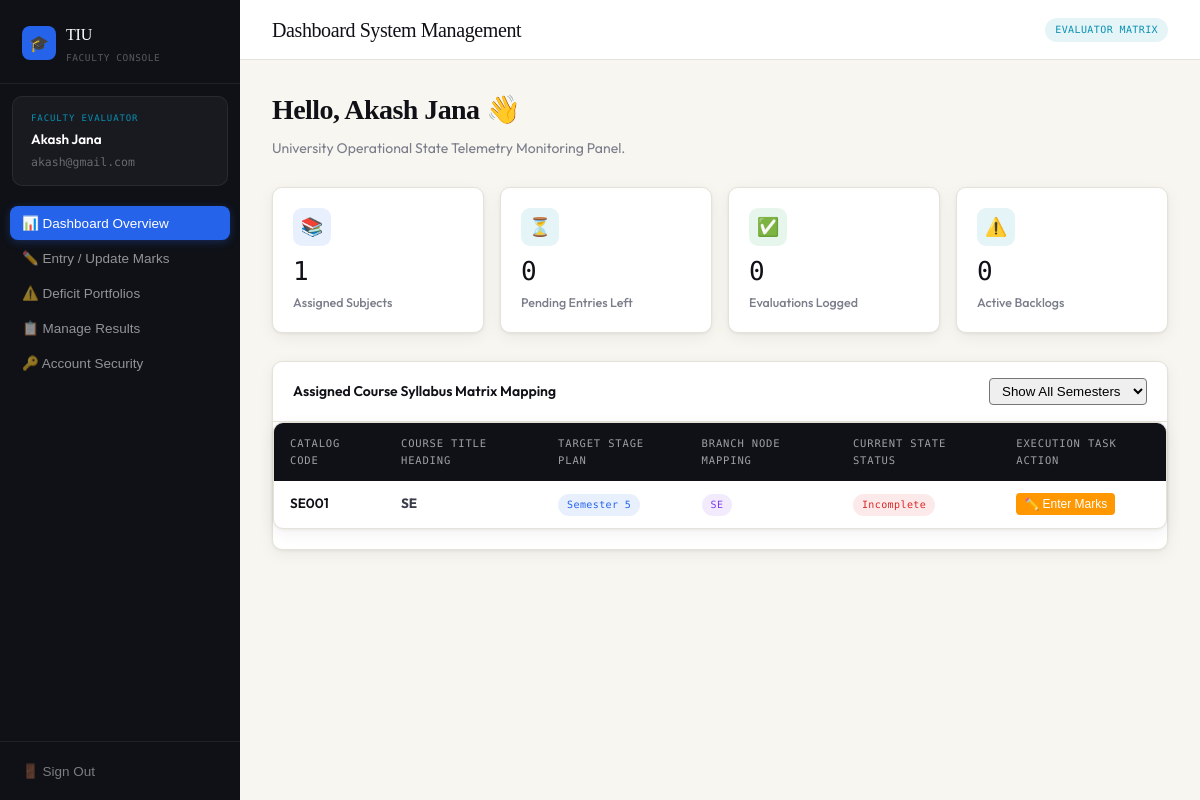
The page /faculty_dashboard (signed in) on the database its author committed.
### models.py (models this page shows, shortened)
class Faculty(db.Model):
    __tablename__ = "faculty"
    faculty_id       = db.Column(db.Integer, primary_key=True, autoincrement=True)
    faculty_name     = db.Column(db.String,  nullable=False)
    faculty_email    = db.Column(db.String,  nullable=False, unique=True)
    faculty_password = db.Column(db.String,  nullable=False)   # bcrypt hash
    department       = db.Column(db.String,  nullable=False)
    designation      = db.Column(db.String,  nullable=True)
    is_active        = db.Column(db.Boolean, nullable=False, default=True)
    date_created     = db.Column(db.Date,    nullable=False, default=func.current_date())
    subjects = db.relationship('Subject', secondary=faculty_subject_association,
                                backref='faculty_members', lazy=True)
    marks    = db.relationship('Mark',    backref='faculty', lazy=True)
    backlogs = db.relationship('Backlog', backref='faculty', lazy=True)

class Subject(db.Model):
    __tablename__ = "subject"
    subject_id   = db.Column(db.Integer, primary_key=True, autoincrement=True)
    subject_code = db.Column(db.String,  nullable=False, unique=True)
    subject_name = db.Column(db.String,  nullable=False)
    branch       = db.Column(db.String,  nullable=False)
    semester     = db.Column(db.Integer, nullable=False)
    credits      = db.Column(db.Integer, nullable=False)
    is_active    = db.Column(db.Boolean, nullable=False, default=True)
    marks    = db.relationship('Mark',          backref='subject', lazy=True)
    backlogs = db.relationship('Backlog',        backref='subject', lazy=True)
    details  = db.relationship('ResultDetail',   backref='subject', lazy=True)

### controllers/faculty_controllers.py (the view, shortened to what this page needs)
@app.route("/faculty_dashboard", methods=["GET"])
def faculty_dashboard():
    faculty = get_logged_faculty()
    if not faculty:
        return redirect(url_for("login"))
    assigned_subjects = []
    unique_semesters = set()
    for s in faculty.subjects:
        unique_semesters.add(s.semester)
        students_count = Student.query.filter_by(branch=s.branch).count()
        entered_count = Mark.query.filter_by(subject_id=s.subject_id, semester=s.semester).count()
        is_complete = entered_count >= students_count if students_count > 0 else False
        assigned_subjects.append({
            "id": s.subject_id,
            "code": s.subject_code,
            "name": s.subject_name,
            "semester": s.semester,
            "branch": s.branch,
            "status": "Complete" if is_complete else "Incomplete"
        })
    total_pending_entries = 0
    for subj in faculty.subjects:
        students = Student.query.filter_by(branch=subj.branch).all()
    evaluations_logged = Mark.query.filter_by(faculty_id=faculty.faculty_id).count()
    assigned_sub_ids = [s.subject_id for s in faculty.subjects]
    active_backlogs = Backlog.query.filter(
        Backlog.subject_id.in_(assigned_sub_ids) if assigned_sub_ids else False,
        Backlog.status == "ACTIVE"
    ).count()
    metrics = {
        "total_subjects": len(faculty.subjects),
        "evaluations_logged": evaluations_logged,
        "active_backlogs": active_backlogs,
        "pending_marks_count": total_pending_entries
    }
    return render_template(
        "faculty.html",
        faculty=faculty,
        assigned_subjects=assigned_subjects,
        unique_semesters=sorted(list(unique_semesters)),
        metrics=metrics
    )

### controllers/faculty_controllers.py (called while the page is built)
def get_logged_faculty():
    if "role" in session and session["role"] == "faculty" and "email" in session:
        return Faculty.query.filter_by(faculty_email=session.get("email")).first()
    return None

### templates/faculty.html (shortened to what this page needs)
<!DOCTYPE html>
<html lang="en">
<head>
  <link rel="stylesheet" href="/static/global.css">
</head>
<body>
  <div id="screen-app">
    <aside class="sidebar">
      <div class="sidebar-logo">
        <div class="logo-row">
          <div class="logo-icon">🎓</div>
          <div>
            <div class="logo-text">TIU</div>
            <div class="logo-sub">Faculty Console</div>
          </div>
        </div>
      </div>
      <div class="sidebar-user">
        <div class="user-role" style="color: var(--faculty-c)">FACULTY EVALUATOR</div>
        <div class="user-name">{{ faculty.faculty_name }}</div>
        <div class="user-email">{{ faculty.faculty_email }}</div>
      </div>
      <nav class="sidebar-nav">
        <button class="nav-item active" id="nav-dashboard" onclick="switchView('dashboard')">📊 Dashboard Overview</button>
        <button class="nav-item" id="nav-marks" onclick="switchView('marks')">✏️ Entry / Update Marks</button>
        <button class="nav-item" id="nav-backlogs" onclick="switchView('backlogs')">⚠️ Deficit Portfolios</button>
        <button class="nav-item" id="nav-results" onclick="switchView('results')">📋 Manage Results</button>
        <button class="nav-item" id="nav-password" onclick="switchView('password')">🔑 Account Security</button>
      </nav>
      <div class="sidebar-footer">
        <button class="btn-logout" onclick="window.location.href='/logout'">🚪 Sign Out</button>
      </div>
    </aside>
    <main class="main-content">
      <div class="topbar">
        <div class="topbar-title" id="pageTitle">Dashboard System Management</div>
        <div class="topbar-right"><span class="topbar-badge badge-faculty">EVALUATOR MATRIX</span></div>
      </div>
      <div class="page-body">
        <section id="view-dashboard" class="workspace-view active-view">
          <div class="dashboard-welcome">
            <h2>Hello, {{ faculty.faculty_name }} 👋</h2>
            <p>University Operational State Telemetry Monitoring Panel.</p>
          </div>
          <div class="stat-grid">
            <div class="stat-card"><div class="stat-icon si-blue">📚</div><div class="stat-value">{{ metrics.total_subjects }}</div><div class="stat-label">Assigned Subjects</div></div>
            <div class="stat-card"><div class="stat-icon si-teal">⏳</div><div class="stat-value">{{ metrics.pending_marks_count }}</div><div class="stat-label">Pending Entries Left</div></div>
            <div class="stat-card"><div class="stat-icon si-green">✅</div><div class="stat-value">{{ metrics.evaluations_logged }}</div><div class="stat-label">Evaluations Logged</div></div>
            <div class="stat-card"><div class="stat-icon si-teal">⚠️</div><div class="stat-value">{{ metrics.active_backlogs }}</div><div class="stat-label">Active Backlogs</div></div>
          </div>
          <div class="card" style="margin-top: 20px;">
            <div class="card-header" style="display:flex; justify-content:space-between; align-items:center;">
              <span>Assigned Course Syllabus Matrix Mapping</span>
              <select id="dashboardSemesterFilter" onchange="filterDashboardSubjects()" style="padding:4px 8px; border-radius:4px;">
                <option value="ALL">Show All Semesters</option>
              </select>
            </div>
            <div class="card-body" style="padding:0;">
              <div class="table-wrap">
                <table>
                  <thead><tr><th>Catalog Code</th><th>Course Title Heading</th><th>Target Stage Plan</th><th>Branch Node Mapping</th><th>Current State Status</th><th>Execution Task Action</th></tr></thead>
                  <tbody id="dashboardSubjectsBody">
                    {% for sub in assigned_subjects %}
                    <tr data-semester="{{ sub.semester }}">
                      <td class="td-bold">{{ sub.code }}</td>
                      <td><strong>{{ sub.name }}</strong></td>
                      <td><span class="badge b-blue">Semester {{ sub.semester }}</span></td>
                      <td><span class="badge b-purple">{{ sub.branch }}</span></td>
                      <td><span class="badge {% if sub.status == 'Complete' %}b-green{% else %}b-red{% endif %}">{{ sub.status }}</span></td>
                      <td>
                        <button class="btn-sm {% if sub.status == 'Complete' %}btn-complete{% else %}btn-incomplete{% endif %}"
                                onclick="directEntryFromDashboard({{ sub.id }}, {{ sub.semester }})">
                          {% if sub.status == 'Complete' %}🔄 Update{% else %}✏️ Enter Marks{% endif %}
                        </button>
                      </td>
                    </tr>
                    {% else %}
                    <tr><td colspan="6" style="text-align:center; padding:16px; color:var(--ink3);">No courses currently mapped to your credentials profile.</td></tr>
                    {% endfor %}
                  </tbody>
                </table>
              </div>
            </div>
          </div>
        </section>
      </div>
    </main>
  </div>
</body>
</html>

### templates/faculty.html (style rules this page uses)
.workspace-view { display: none; }
.workspace-view.active-view { display: block; }
.btn-sm { padding: 4px 8px; font-size: 12px; border-radius: 4px; cursor: pointer; border: none; }
.btn-incomplete { background-color: #ff9800; color: white; }

### rows shown on the page
Faculty: faculty_name "Akash Jana", faculty_email "akash@gmail.com"
Subject: code "SE001", name "SE", semester "5", branch "SE", status "Incomplete"

### other values the page prints
{{ metrics.total_subjects }} "1"
{{ metrics.pending_marks_count }} "0"
{{ metrics.evaluations_logged }} "0"
{{ metrics.active_backlogs }} "0"
